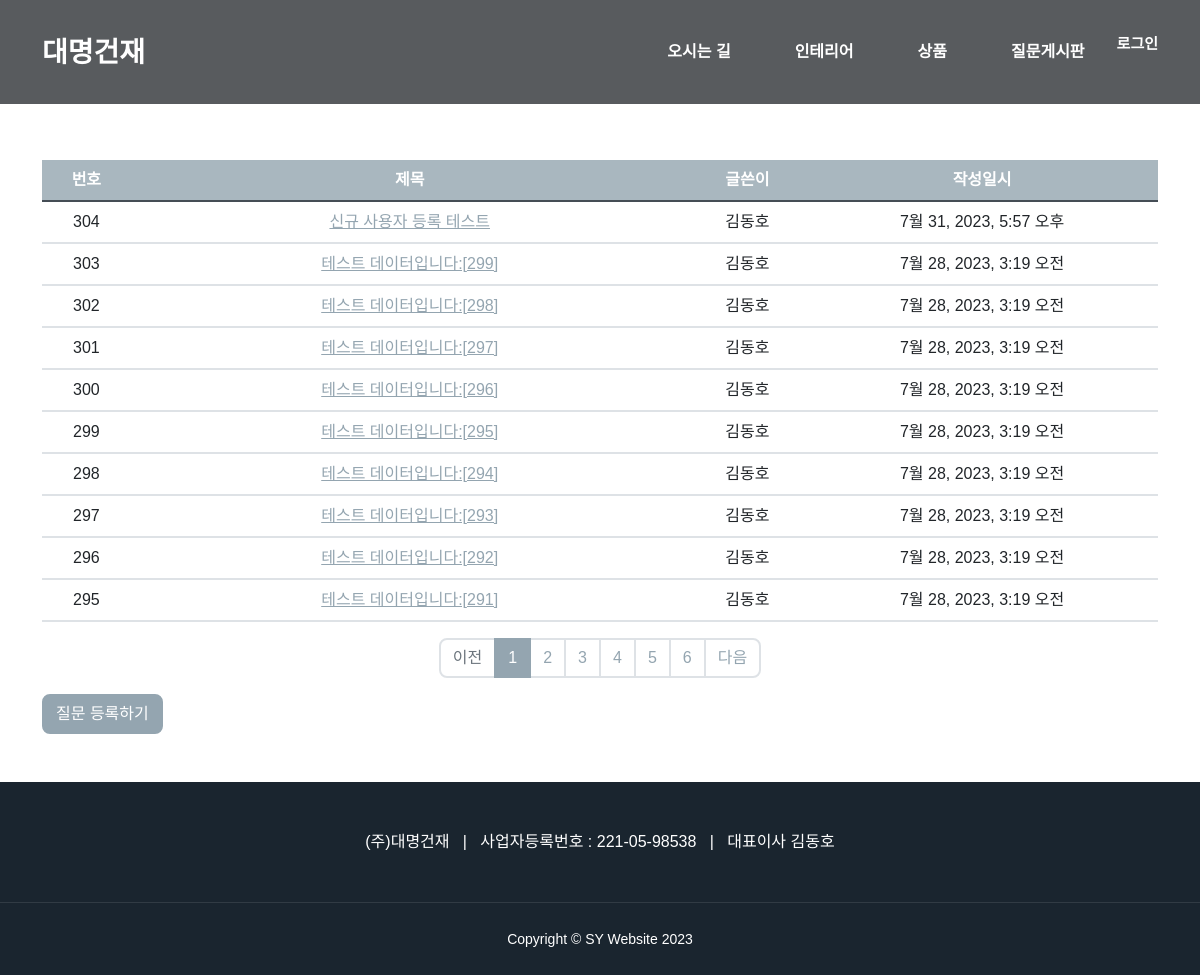
Before: /pybo/ with the older database file.
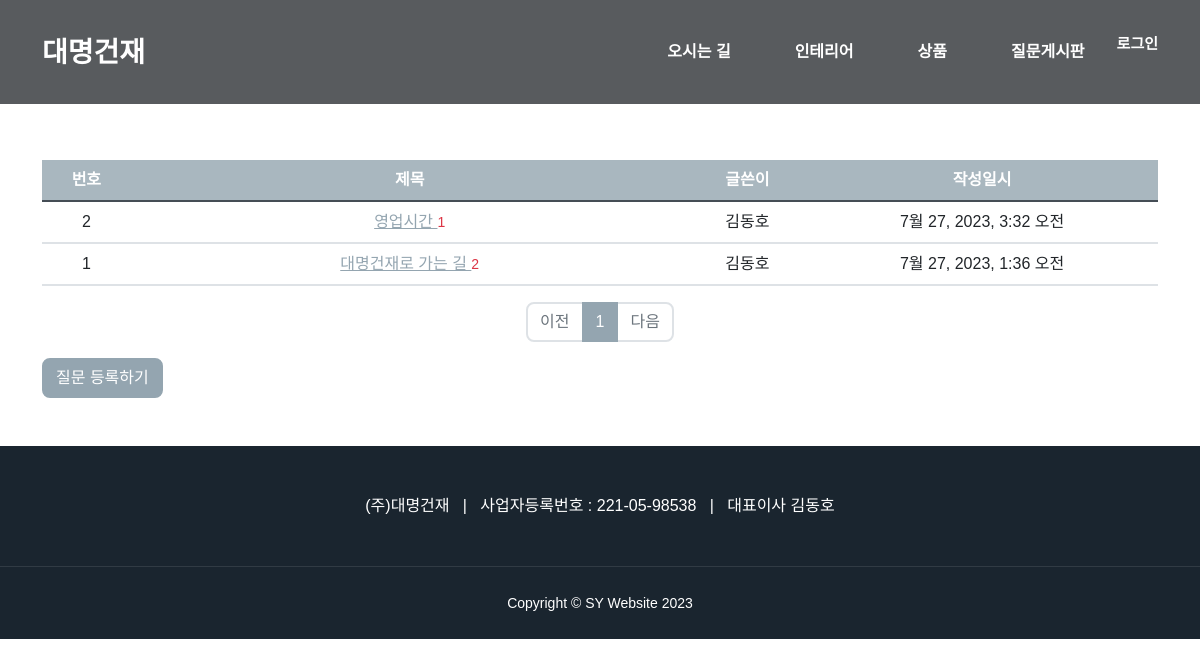
After: the same page with the newer database file.
### pybo/models.py (models this page shows, shortened)
class Question(models.Model):
    author = models.ForeignKey(User, on_delete=models.CASCADE)
    subject = models.CharField(max_length=200)
    content = models.TextField()
    create_date = models.DateTimeField()
    modify_date = models.DateTimeField(null=True, blank=True)

### pybo/views.py (the view)
# urls.py: path('', views.index, name='index'),
def index(request):
    page = request.GET.get('page', '1')  # 페이지
    question_list = Question.objects.order_by('-create_date')
    paginator = Paginator(question_list, 10)
    page_obj = paginator.get_page(page)
    context = {'question_list': page_obj}
    return render(request, 'pybo/question_list.html', context)

### pybo/templatetags/pybo_filter.py (called while the page is built)
@register.filter
def sub(value, arg):
    return value - arg

### templates/pybo/question_list.html (shortened to what the changed rows need)
<!DOCTYPE html>
{% load static %}
{% load pybo_filter %}
<html lang="ko">
    <head>
        <link rel="stylesheet" href="{% static 'style.css' %}" />
    </head>
    <body id="page-top">
        <div class="container my-5">
            <table class="table">
                <thead>
                <tr class="text-center thead-dark">
                    <th>번호</th>
                    <th style="width:50%">제목</th>
                    <th>글쓴이</th>
                    <th>작성일시</th>
                </tr>
                </thead>
                <tbody>
                {% if question_list %}
                {% for question in question_list %}
                <tr class="text-center">
                    <td>{{ question_list.paginator.count|sub:question_list.start_index|sub:forloop.counter0|add:1 }}</td>
                    <td class="text-left">
                        <a href="{% url 'pybo:detail' question.id %}">
                            {{ question.subject }}
                        </a>
                        {% if question.answer_set.count > 0 %}
                        <span class="text-danger small ml-2">
                            {{ question.answer_set.count }}
                        </span>
                        {% endif %}
                    </td>
                    <td>{{ question.author.username }}</td>
                    <td>{{ question.create_date }}</td>
                </tr>
                {% endfor %}
                {% else %}
                <tr>
                    <td colspan="3">질문이 없습니다.</td>
                </tr>
                {% endif %}
                </tbody>
            </table>
            <ul class="pagination justify-content-center">
                {% for page_number in question_list.paginator.page_range %}
                {% if page_number >= question_list.number|add:-5 and page_number <= question_list.number|add:5 %}
                    {% if page_number == question_list.number %}
                    <li class="page-item active" aria-current="page">
                        <a class="page-link" href="?page={{ page_number }}">{{ page_number }}</a>
                    </li>
                    {% else %}
                    <li class="page-item">
                        <a class="page-link" href="?page={{ page_number }}">{{ page_number }}</a>
                    </li>
                    {% endif %}
                {% endif %}
                {% endfor %}
                {% if question_list.has_next %}
                <li class="page-item">
                    <a class="page-link" href="?page={{ question_list.next_page_number }}">다음</a>
                </li>
                {% else %}
                <li class="page-item disabled">
                    <a class="page-link" tabindex="-1" aria-disabled="true" href="#">다음</a>
                </li>
                {% endif %}
            </ul>
        </div>
    </body>
</html>

Changed rows visible on the page:
removed Question: paginator.count|sub "304", subject "신규 사용자 등록 테스트", author.username "김동호", create_date "7월 31, 2023, 5:57 오후"
removed Question: paginator.count|sub "303", subject "테스트 데이터입니다:[299]", author.username "김동호", create_date "7월 28, 2023, 3:19 오전"
removed Question: paginator.count|sub "302", subject "테스트 데이터입니다:[298]", author.username "김동호", create_date "7월 28, 2023, 3:19 오전"
removed Question: paginator.count|sub "301", subject "테스트 데이터입니다:[297]", author.username "김동호", create_date "7월 28, 2023, 3:19 오전"
removed Question: paginator.count|sub "300", subject "테스트 데이터입니다:[296]", author.username "김동호", create_date "7월 28, 2023, 3:19 오전"
removed Question: paginator.count|sub "299", subject "테스트 데이터입니다:[295]", author.username "김동호", create_date "7월 28, 2023, 3:19 오전"
removed Question: paginator.count|sub "298", subject "테스트 데이터입니다:[294]", author.username "김동호", create_date "7월 28, 2023, 3:19 오전"
removed Question: paginator.count|sub "297", subject "테스트 데이터입니다:[293]", author.username "김동호", create_date "7월 28, 2023, 3:19 오전"
removed Question: paginator.count|sub "296", subject "테스트 데이터입니다:[292]", author.username "김동호", create_date "7월 28, 2023, 3:19 오전"
removed Question: paginator.count|sub "295", subject "테스트 데이터입니다:[291]", author.username "김동호", create_date "7월 28, 2023, 3:19 오전"
now on this page (row edited): Question: paginator.count|sub "2", subject "영업시간", answer_set.count "1", author.username "김동호", create_date "7월 27, 2023, 3:32 오전"
now on this page (row edited): Question: paginator.count|sub "1", subject "대명건재로 가는 길", answer_set.count "2", author.username "김동호", create_date "7월 27, 2023, 1:36 오전"
Other visible differences:
list line gone: "2"
list line gone: "3"
list line gone: "4"
list line gone: "5"
list line gone: "6"
